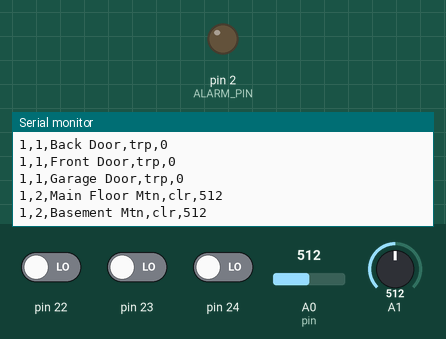
This sketch was run on a simulated Arduino Mega 2560, built with avr-gcc and run on an emulated ATmega2560. On the bench: output pins drawn as LEDs (lit = HIGH), the last lines printed to the serial monitor. The test bench sets the inputs (shaded band); at power-on: A1 = 512, pin 22 LOW, pin 23 LOW, pin 24 LOW, A0 (pin) = 512.

Above: at 3.7 s.
3.8 s: A1 set to 750
At 4.4 s:
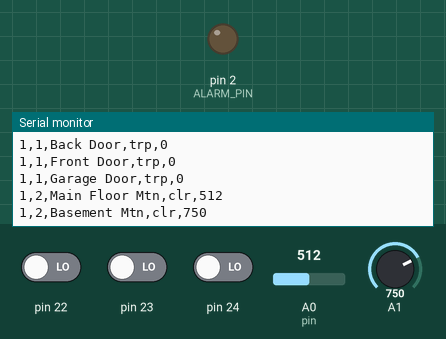
5.3 s: A1 set to 785
At 6.13 s:
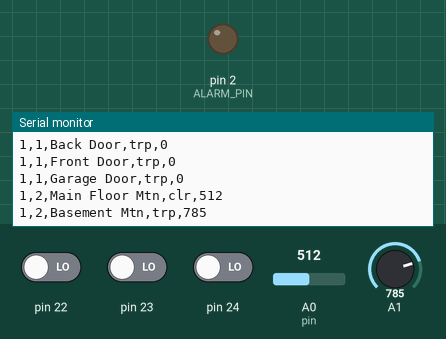

The sketch:

initial_main_HS.ino
```cpp
#include <Arduino.h>
#include "hs_general.h"

int nothing = 5;
// If the state read from the digital pin equals trippedState then
// the pin will be considered activated.
struct digitalPinMonitor
{
  char type[TYPE_SIZE];
  char name[NAME_SIZE];
  int pin;
  int trippedState;
};

void SetDigitalPinMonitor(struct digitalPinMonitor & dpm, const char * type, const char * name, int p, int tS)
{
  strcpy(dpm.type, type);
  strcpy(dpm.name, name);
  dpm.pin = p;
  dpm.trippedState = tS;
};

// The value read on the Analogue pin will be multiplied by the valueModifier
// then compared to the threshold and if the modified value is greater than
// the threshold then the pin will be considered activated.
struct analogePinMonitor
{
  char type[TYPE_SIZE];
  char name[NAME_SIZE];
  int pin;
  float valueModifier;
  int threshold;
};

void SetAnalogePinMonitor(struct analogePinMonitor & apm, const char * type,
                          const char * name, int p, float vm, int t)
{
  strcpy(apm.type, type);
  strcpy(apm.name, name);
  apm.pin = p;
  apm.valueModifier = vm;
  apm.threshold = t;
};

static const int NUM_OF_DIG_MON_PINS = 3;
digitalPinMonitor digMonPins[NUM_OF_DIG_MON_PINS];

void CheckDigitalPins()
{
  const char * state;
  for(int i = 0; i<NUM_OF_DIG_MON_PINS; i++)
  {
    if(digMonPins[i].trippedState == digitalRead(digMonPins[i].pin))
    {
      state = STATE_TRIPPED;
    }
    else
    {
      state = STATE_CLEARED;
    }
    SEND_SERIAL(Serial, digMonPins[i].type, digMonPins[i].name, state, NULL);
  }
};

static const int NUM_OF_ANL_MON_PINS = 2;
analogePinMonitor anlMonPins[NUM_OF_ANL_MON_PINS];

void CheckAnalogPins()
{
  float mod = 0;
  int pin = 0;
  int thresh = 0;
  int value = 0;
  const char * state;
  for(int j = 0; j<NUM_OF_ANL_MON_PINS; j++)
  {
    pin = anlMonPins[j].pin;
    mod = anlMonPins[j].valueModifier;
    thresh = anlMonPins[j].threshold;
    value = analogRead(pin);

    if(mod*value>thresh)
    {
      state = STATE_TRIPPED;
    }
    else
    {
      state = STATE_CLEARED;
    }

    SEND_SERIAL(Serial, anlMonPins[j].type, anlMonPins[j].name, state, value);
  }
};

//One for each of the serial lines (including upstream)
SerialInput serialData[4];

void ReadInSerial()
{
  READ_SERIAL(Serial, serialData[0]);
  READ_SERIAL(Serial1, serialData[1]);
  READ_SERIAL(Serial2, serialData[2]);
  READ_SERIAL(Serial3, serialData[3]);
};

static const int ALARM_PIN = 2;

void CheckFromRoot()
{
  int ipos = -1;
  Message temp;

  FIND_END(serialData[0], ipos);

  if(ipos != -1)
  {
    if(ParseMessage(serialData[0].data, temp))
    {
      if((temp.source[0] == '0')
        && (0 == strncmp(temp.msgType, TYPE_STATUS, MSG_INT_SIZE)))
      {
        if(0 == strncmp(temp.info, STATUS_ALARMED, strlen(STATUS_ALARMED)))
        {
          digitalWrite(ALARM_PIN, HIGH);
        }
        else
        {
          digitalWrite(ALARM_PIN, LOW);
        }
      }
    }
  }
};

void ForwardSerialFromRoot()
{
  // If received anything from the root/source then echo it too all
  // devices further down the chain
  int ipos = -1;

  FIND_END(serialData[0], ipos);

  if(ipos != -1)
  {
    //Send the data if an end was found plus 1 to include the newline
    Serial1.write((uint8_t*)(serialData[0].data), ipos+1);
    Serial2.write((uint8_t*)(serialData[0].data), ipos+1);
    Serial3.write((uint8_t*)(serialData[0].data), ipos+1);

    //Clear out the data that was just sent
    CLEAR_DATA(serialData[0], ipos+1);
  }
};

void ForwardToSource()
{
  int ipos;
  Message unusedMsg;

  // For each serial stream
  for(int i=1; i < 4; i++)
  {
    ipos = -1;
    FIND_END(serialData[i], ipos);
    if(ipos != -1)
    {
      if (ParseMessage(serialData[i].data, unusedMsg))
        Serial.write((uint8_t*)(serialData[i].data), ipos+1);
      CLEAR_DATA(serialData[i], ipos+1);
    }

    //If no end has been found and the max amount of data is in the
    //buffer then clear it out since no messages are that large.
    if(serialData[i].dataLen == MAX_SERIAL_IN)
    {
      CLEAR_DATA(serialData[i], MAX_SERIAL_IN);
    }
  }
};

int msSinceLastMonitor = 0;
static const int MS_BETWEEN_MONITORS = 500;
static const int LOOP_DELAY = 20;

//====The setup() method runs once, when the sketch starts
void setup()
{
  // Set the id that is sent over the serial as the source
  SRC_ID = 1;

  SetDigitalPinMonitor(digMonPins[0], TYPE_DOOR, "Back Door", 22, LOW);
  SetDigitalPinMonitor(digMonPins[1], TYPE_DOOR, "Front Door", 23, LOW);
  SetDigitalPinMonitor(digMonPins[2], TYPE_DOOR, "Garage Door", 24, LOW);

  SetAnalogePinMonitor(anlMonPins[0], TYPE_MOTION, "Main Floor Mtn", 0, 1, 768);
  SetAnalogePinMonitor(anlMonPins[1], TYPE_MOTION, "Basement Mtn", 1, 1, 768);

  for (int i = 0; i < NUM_OF_DIG_MON_PINS; i++)
  {
    pinMode(digMonPins[i].pin, INPUT);
  }

  Serial.begin(9600);
  Serial1.begin(9600);
  Serial2.begin(9600);
  Serial3.begin(9600);
  serialData[0].dataLen = 0;
  serialData[1].dataLen = 0;
  serialData[2].dataLen = 0;
  serialData[3].dataLen = 0;

  pinMode(ALARM_PIN, OUTPUT);
};

//====the loop() method runs over and over again,
// as long as the Arduino has power
void loop()
{
  int tripped = false;

  if(MS_BETWEEN_MONITORS < msSinceLastMonitor)
  {
    msSinceLastMonitor = 0;

    CheckDigitalPins();

    CheckAnalogPins();
  }
  else
  {
    msSinceLastMonitor += LOOP_DELAY;
    delay(LOOP_DELAY);
  }

  ReadInSerial();

  CheckFromRoot();

  ForwardSerialFromRoot();

  ForwardToSource();
};
```

hs_general.h
```cpp
static int SRC_ID;
static const int NAME_SIZE = 30;
static const int TYPE_SIZE = 10;
static const int MAX_SERIAL_IN = 100;
static const int MSG_INT_SIZE = 4;

const char TYPE_INPUT[] = "0";
const char TYPE_DOOR[] = "1";
const char TYPE_MOTION[] = "2";
const char TYPE_STATUS[] = "100";
const char TYPE_LINE[] = "101";

const char STATUS[] = "Status";
const char STATUS_ALARMED[] = "Alarmed";
const char STATUS_DELAY_ALARM[] = "Delayed";
const char STATUS_ARMED[] = "Armed";
const char STATUS_STANDBY[] = "Standby";
const char STATUS_ARMING[] = "Arming";

const char STATE_TRIPPED[] = "trp";
const char STATE_CLEARED[] = "clr";

const char USER_INPUT[] = "Input";

typedef struct
{
  char data[MAX_SERIAL_IN];
  int dataLen;
}
SerialInput;

void READ_SERIAL(HardwareSerial & ser, SerialInput & serIn)
{
  while(ser.available() && serIn.dataLen < MAX_SERIAL_IN)
  {
    serIn.data[serIn.dataLen] = ser.read();
    serIn.dataLen++;
  }
};

void SEND_SERIAL(HardwareSerial & ser, const char * type, const char * name,
                 const char * state, const char * msg)
{
  ser.print(SRC_ID);
  ser.print(",");
  ser.print(type);
  ser.print(",");
  ser.print(name);
  ser.print(",");
  if(msg == NULL)
    ser.println(state);
  else
  {
    ser.print(state);
    ser.print(",");
    ser.println(msg);
  }
};

void SEND_SERIAL(HardwareSerial & ser, const char * type, const char * name,
                 const char * state, int iMsg)
{
  char strMsg[MSG_INT_SIZE];
  snprintf(strMsg, MSG_INT_SIZE, "%d", iMsg);
  SEND_SERIAL(ser, type, name, state, strMsg);
};

// Returns the position of the end character (the number of characters
// is one pluse the position)
void FIND_END(SerialInput & serIn, int & ipos)
{
  ipos = -1;
  int index = 0;
  // Search thru the data already read in and see if we have
  // a newline character indicating the end of a message.
  while(serIn.dataLen > index)
  {
    if(serIn.data[index] == '\n' || serIn.data[index] == '\r')
    {
      ipos = index;
      // Set index to the max to exit the loop
      index = MAX_SERIAL_IN;
    }
    index++;
  }
};

// Clears out the number of characters specified by len from the input data.
// Part of this is shifting any remaining data to the beginning of the data
// and updating the length.
void CLEAR_DATA(SerialInput & serIn, int len = MAX_SERIAL_IN)
{
  int tLen = serIn.dataLen;
  serIn.dataLen = 0;

  while(len < tLen)
  {
    serIn.data[serIn.dataLen] = serIn.data[len];
    serIn.dataLen++;
    len++;
  }
};

typedef struct
{
  char source[MSG_INT_SIZE];
  char msgType[MSG_INT_SIZE];
  char name[NAME_SIZE];
  char info[MAX_SERIAL_IN];
  char extra[MAX_SERIAL_IN];
}
Message;

void ClearMessage(Message & msg)
{
  memset(msg.source, '\0', MSG_INT_SIZE);
  memset(msg.msgType, '\0', MSG_INT_SIZE);
  memset(msg.name, '\0', NAME_SIZE);
  memset(msg.info, '\0', MAX_SERIAL_IN);
  memset(msg.extra, '\0', MAX_SERIAL_IN);
};

void CleanString(char * msgString)
{
  int len = strlen(msgString);
  char tC;
  for(int i = 0; i < len; i++)
  {
    tC = msgString[i];
    if((tC == '\n') || (tC == '\r'))
    {
      msgString[i] = ' ';
    }
  }
};

static const char DELIMITERS[] = ",";
bool ParseMessage(char * msgString, Message & parsedMsg)
{
  bool retVal = true;
  char * temp = NULL;
  char tempMsg[MAX_SERIAL_IN];
  if(msgString != NULL)
  {
    strncpy(tempMsg, msgString, MAX_SERIAL_IN);
//    CleanString(msgString);
    ClearMessage(parsedMsg);
    temp = strtok(tempMsg, DELIMITERS);
    if((temp != NULL) && (strlen(temp) < MSG_INT_SIZE))
    {
      strcpy(parsedMsg.source, temp);
      temp = strtok(NULL, DELIMITERS);
      if((temp != NULL) && (strlen(temp) < MSG_INT_SIZE))
      {
        strcpy(parsedMsg.msgType, temp);
        temp = strtok(NULL, DELIMITERS);
        if((temp != NULL) && (strlen(temp) < NAME_SIZE))
        {
          strcpy(parsedMsg.name, temp);
          temp = strtok(NULL, DELIMITERS);
          if((temp != NULL) && (strlen(temp) < MAX_SERIAL_IN))
          {
            strcpy(parsedMsg.info, temp);
            temp = strtok(NULL, DELIMITERS);
            if((temp != NULL) && (strlen(temp) < MAX_SERIAL_IN))
            {
              strcpy(parsedMsg.extra, temp);
            }
            //No else because extra is not required
          }
          else
          {
            retVal = false;
          }
        }
        else
        {
          retVal = false;
        }
      }
      else
      {
        retVal = false;
      }
    }
    else
    {
      retVal = false;
    }
  }
  else
  {
    retVal = false;
  }

  return(retVal);
};
```

Measured:
- the behaviour switches between 768 and 769 on A1 (found by bisection; images 1 and 2)
- after the input at 3.8 s, the serial monitor: prints a new line after 0.30 s (image 1)
- after the input at 5.3 s, the serial monitor: prints a new line after 0.54 s (image 2)
